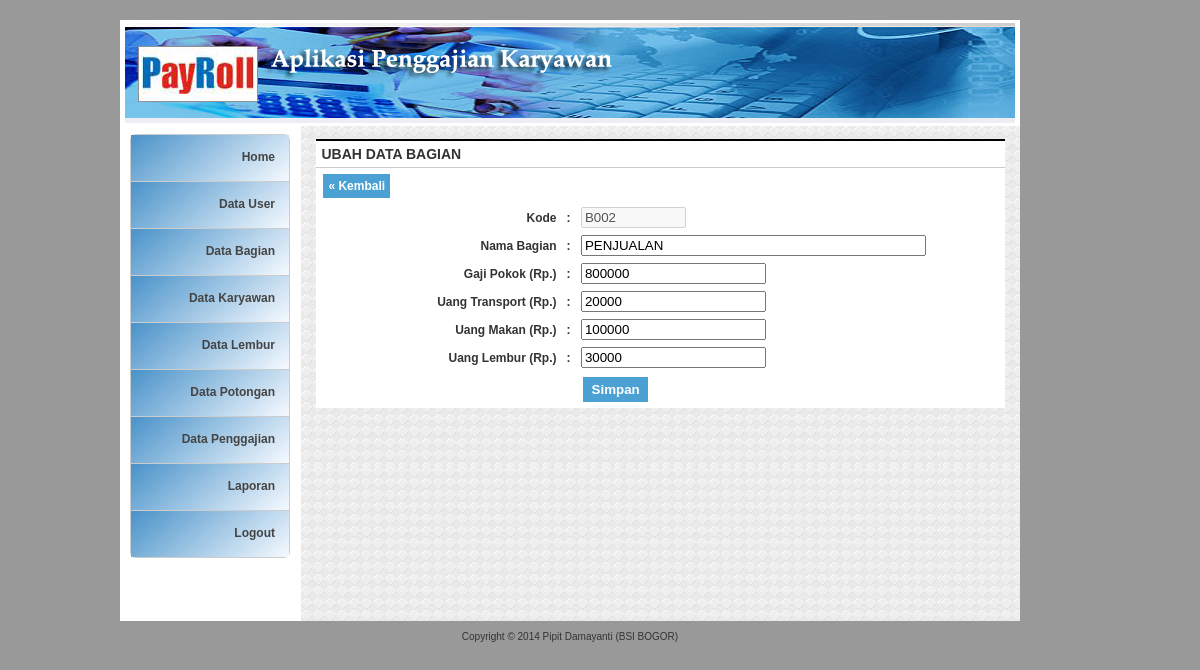
/?page=Bagian-Edit&Kode=B002 (signed in), run on the app's committed database.
### tables this page shows
CREATE TABLE IF NOT EXISTS `bagian` (
  `kd_bagian` char(6) NOT NULL,
  `nm_bagian` varchar(50) NOT NULL,
  `gaji_pokok` int(10) NOT NULL,
  `uang_transport` int(10) NOT NULL,
  `uang_makan` int(10) NOT NULL,
  `uang_lembur` int(10) NOT NULL,
  PRIMARY KEY (`kd_bagian`)
);

### bagian_edit.php (the view, shortened to what this page needs)
		  <?php
if($_GET) {
	$Kode= isset($_GET['Kode']) ?  $_GET['Kode'] : $_POST['txtKode'];
	$mySql = "SELECT * FROM bagian WHERE kd_bagian='$Kode'";
	$myQry = mysql_query($mySql, $koneksidb)  or die ("Query ambil data salah : ".mysql_error());
		$myData = mysql_fetch_array($myQry);
		$dataKode			= $myData['kd_bagian'];
		$dataBagian			= isset($_POST['txtBagian']) ? $_POST['txtBagian'] : $myData['nm_bagian'];
		$dataBagianLama		= $myData['nm_bagian'];
		$dataGajiPokok		= isset($_POST['txtGajiPokok']) ? $_POST['txtGajiPokok'] : $myData['gaji_pokok'];
		$dataUangTransport	= isset($_POST['txtUangTransport']) ? $_POST['txtUangTransport'] : $myData['uang_transport'];
		$dataUangMakan		= isset($_POST['txtUangMakan']) ? $_POST['txtUangMakan'] : $myData['uang_makan'];
		$dataUangLembur		= isset($_POST['txtUangLembur']) ? $_POST['txtUangLembur'] : $myData['uang_lembur'];
}
?>
<form action="<?php $_SERVER['PHP_SELF']; ?>" method="post"   name="form1" target="_self">
  <table width="100%" class="table-list" border="0" cellspacing="1" cellpadding="1">
    <tr>
      <th colspan="3"><div align="left"><b>UBAH DATA BAGIAN </b></div></th>
    </tr>
    <tr>
      <td height="36" colspan="3"><a href="?page=Bagian-Data" class="konten_tombol">&laquo; Kembali</a></td>
    </tr>
    <tr>
      <td><div align="right"><b>Kode</b></div></td>
      <td><b>:</b></td>
      <td><input name="textfield" type="text" disabled="disabled" value="<?php echo $dataKode; ?>" size="10" maxlength="10"/>
          <input name="txtKode" type="hidden" value="<?php echo $dataKode; ?>" /></td>
    </tr>
    <tr>
      <td><div align="right"><b>Nama Bagian </b></div></td>
      <td><b>:</b></td>
      <td><input name="txtBagian" type="text" onKeyPress="return goodchars(event,'abcdefghijklmnopqrstuvwxyz ABCDEFGHIJKLMNOPQRSTUVWXYZ',this)" value="<?php echo $dataBagian; ?>" size="40" maxlength="100" />
      <input name="txtBagianLama" type="hidden" value="<?php echo $dataBagianLama; ?>" /></td>
    </tr>
    <tr>
      <td><div align="right"><b>Gaji Pokok (Rp.) </b></div></td>
      <td><b>:</b></td>
      <td><input name="txtGajiPokok" type="text" onKeyPress="return goodchars(event,'1234567890',this)" value="<?php echo $dataGajiPokok; ?>" size="20" maxlength="12" /></td>
    </tr>
    <tr>
      <td><div align="right"><b>Uang Transport  (Rp.) </b></div></td>
      <td><b>:</b></td>
      <td><input name="txtUangTransport" type="text" onKeyPress="return goodchars(event,'1234567890',this)" value="<?php echo $dataUangTransport; ?>" size="20" maxlength="12" /></td>
    </tr>
    <tr>
      <td><div align="right"><b>Uang Makan  (Rp.) </b></div></td>
      <td><b>:</b></td>
      <td><input name="txtUangMakan" type="text" onKeyPress="return goodchars(event,'1234567890',this)" value="<?php echo $dataUangMakan; ?>" size="20" maxlength="12" /></td>
    </tr>
    <tr>
      <td><div align="right"><b>Uang Lembur  (Rp.) </b></div></td>
      <td><b>:</b></td>
      <td><input name="txtUangLembur" type="text" onKeyPress="return goodchars(event,'1234567890',this)" value="<?php echo $dataUangLembur; ?>" size="20" maxlength="12" /></td>
    </tr>
    <tr>
      <td width="572">&nbsp;</td>
      <td width="5">&nbsp;</td>
      <td width="558">
        <input type="submit" name="btnSimpan" class="konten_tombol" value=" Simpan " /> </td>
    </tr>
  </table>
</form>

### styles/style_admin.css (style rules this page uses)
.konten_tombol { padding:5px; background:#4BA1D3; color:#fff; text-decoration:none; font-weight:bold; clear:both; border:solid #fff 2px; }
.table-list { clear: both; text-align: left; border-collapse: collapse; margin: 0px 0px 10px 0px; background:#fff; }
.table-list th { color: #333; font-size: 14px; font-weight: 700; margin: 2px 2px 2px 2px; padding: 5px 5px; background: url(../images/feed-title-white.jpg) repeat-x top #fff; border-bottom: 1px solid #CCC; border-top: 2px solid #000000; }
.table-list td { color: #333; font-size:12px; border-color: #fff; border-collapse: collapse; vertical-align: center; padding: 3px 5px; border-bottom:1px #CCCCCC solid; }
.table-print td { color: #333; font-size:12px; border-color: #fff; border-collapse: collapse; vertical-align: center; padding: 3px 5px; }

### index.php (style rules this page uses)
body,td,th { font-family: Arial; }

### data on the page
bagian: textfield "B002", txtBagian "PENJUALAN", txtGajiPokok "800000", txtUangTransport "20000", txtUangMakan "100000", txtUangLembur "30000"
